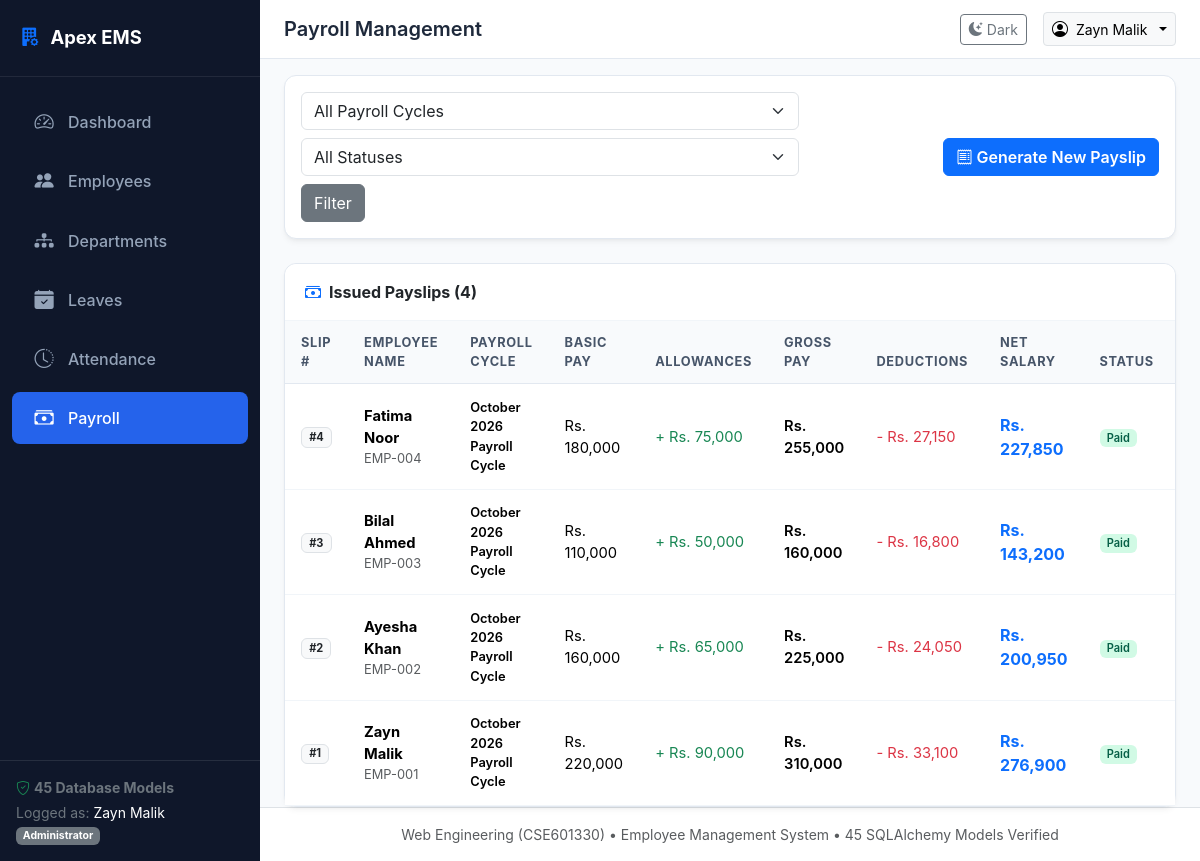
The page /payroll/ (signed in) on the database its author committed.
### models/payroll.py (models this page shows, shortened)
class PayrollRecord(db.Model):
    __tablename__ = 'payroll_records'
    id = db.Column(db.Integer, primary_key=True)
    employee_id = db.Column(db.Integer, db.ForeignKey('employees.id'), nullable=False)
    payroll_period_id = db.Column(db.Integer, db.ForeignKey('payroll_periods.id'), nullable=False)
    basic_salary = db.Column(db.Numeric(10, 2), nullable=False, default=0.00)
    total_allowances = db.Column(db.Numeric(10, 2), default=0.00)
    gross_salary = db.Column(db.Numeric(10, 2), nullable=False, default=0.00)
    total_deductions = db.Column(db.Numeric(10, 2), default=0.00)
    net_salary = db.Column(db.Numeric(10, 2), nullable=False, default=0.00)
    payment_status = db.Column(db.String(30), default='Unpaid')  # Unpaid, Paid, Pending
    payment_date = db.Column(db.Date, nullable=True)
    payment_method = db.Column(db.String(50), default='Bank Transfer')  # Bank Transfer, Cheque, Cash
    employee = db.relationship('Employee', back_populates='payroll_records')
    period = db.relationship('PayrollPeriod', back_populates='payroll_records')
    items = db.relationship('PayrollItemDetail', back_populates='payroll_record', cascade='all, delete-orphan', lazy=True)
    bonuses = db.relationship('EmployeeBonus', back_populates='payroll_record', lazy=True)

class PayrollPeriod(db.Model):
    __tablename__ = 'payroll_periods'
    id = db.Column(db.Integer, primary_key=True)
    period_name = db.Column(db.String(60), nullable=False)
    period_month = db.Column(db.Integer, nullable=False)
    period_year = db.Column(db.Integer, nullable=False)
    start_date = db.Column(db.Date, nullable=False)
    end_date = db.Column(db.Date, nullable=False)
    status = db.Column(db.String(30), default='Draft')  # Draft, Processing, Completed, Closed
    processed_date = db.Column(db.DateTime, nullable=True)
    payroll_records = db.relationship('PayrollRecord', back_populates='period', cascade='all, delete-orphan', lazy=True)

### models/employee.py (models this page shows, shortened)
class Employee(db.Model):
    __tablename__ = 'employees'
    id = db.Column(db.Integer, primary_key=True)
    employee_code = db.Column(db.String(20), unique=True, nullable=False)
    first_name = db.Column(db.String(60), nullable=False)
    last_name = db.Column(db.String(60), nullable=False)
    email = db.Column(db.String(120), unique=True, nullable=False)
    phone = db.Column(db.String(30), nullable=False)
    date_of_birth = db.Column(db.Date, nullable=False)
    gender = db.Column(db.String(20), nullable=False)  # Male, Female, Other
    hire_date = db.Column(db.Date, nullable=False, default=date.today)
    department_id = db.Column(db.Integer, db.ForeignKey('departments.id'), nullable=True)
    designation_id = db.Column(db.Integer, db.ForeignKey('designations.id'), nullable=True)
    employment_type = db.Column(db.String(30), default='Full-Time')  # Full-Time, Part-Time, Contract, Intern
    status = db.Column(db.String(30), default='Active')  # Active, On Leave, Terminated, Resigned
    created_at = db.Column(db.DateTime, default=datetime.utcnow)
    department = db.relationship('Department', foreign_keys=[department_id], back_populates='employees')
    designation = db.relationship('Designation', back_populates='employees')
    profile = db.relationship('EmployeeProfile', uselist=False, back_populates='employee', cascade='all, delete-orphan')
    emergency_contacts = db.relationship('EmployeeEmergencyContact', back_populates='employee', cascade='all, delete-orphan', lazy=True)
    education = db.relationship('EmployeeEducation', back_populates='employee', cascade='all, delete-orphan', lazy=True)
    experience = db.relationship('EmployeeExperience', back_populates='employee', cascade='all, delete-orphan', lazy=True)
    documents = db.relationship('EmployeeDocument', back_populates='employee', cascade='all, delete-orphan', lazy=True)
    bank_details = db.relationship('EmployeeBankDetail', back_populates='employee', cascade='all, delete-orphan', lazy=True)
    skills = db.relationship('EmployeeSkill', back_populates='employee', cascade='all, delete-orphan', lazy=True)
    notes = db.relationship('EmployeeNote', back_populates='employee', cascade='all, delete-orphan', lazy=True)
    assets = db.relationship('EmployeeAssetAssignment', back_populates='employee', cascade='all, delete-orphan', lazy=True)
    leave_requests = db.relationship('LeaveRequest', back_populates='employee', cascade='all, delete-orphan', lazy=True)
    leave_balances = db.relationship('LeaveBalance', back_populates='employee', cascade='all, delete-orphan', lazy=True)
    attendance_records = db.relationship('AttendanceRecord', back_populates='employee', cascade='all, delete-orphan', lazy=True)
    payroll_records = db.relationship('PayrollRecord', back_populates='employee', cascade='all, delete-orphan', lazy=True)
    salary_assignment = db.relationship('EmployeeSalaryAssignment', uselist=False, back_populates='employee', cascade='all, delete-orphan')
    user = db.relationship('User', uselist=False, back_populates='employee')
    @property
    def full_name(self):
        return f"{self.first_name} {self.last_name}"

### routes/payroll_routes.py (the view)
@payroll_bp.route('/', methods=['GET'])
@login_required
def list_payroll():
    period_id = request.args.get('period_id', '')
    status_filter = request.args.get('status', '').strip()
    query = PayrollRecord.query
    if period_id and period_id.isdigit():
        query = query.filter(PayrollRecord.payroll_period_id == int(period_id))
    if status_filter:
        query = query.filter(PayrollRecord.payment_status == status_filter)
    records = query.order_by(PayrollRecord.id.desc()).all()
    periods = PayrollPeriod.query.order_by(PayrollPeriod.id.desc()).all()
    return render_template(
        'payroll/list.html',
        records=records,
        periods=periods,
        selected_period_id=period_id,
        selected_status=status_filter
    )

### templates/payroll/list.html (shortened to what this page needs)
{% extends "base.html" %}
{% block page_title %}Payroll Management{% endblock %}
{% block content %}
<div class="card mb-4">
    <div class="card-body">
        <div class="d-flex flex-wrap justify-content-between align-items-center gap-3">
            <form method="GET" action="{{ url_for('payroll.list_payroll') }}" class="d-flex flex-wrap align-items-center gap-2">
                <select name="period_id" class="form-select" style="min-width: 220px;" onchange="this.form.submit()">
                    <option value="">All Payroll Cycles</option>
                </select>
                <select name="status" class="form-select" style="min-width: 160px;" onchange="this.form.submit()">
                    <option value="">All Statuses</option>
                </select>
                <button type="submit" class="btn btn-secondary">Filter</button>
            </form>
            <a href="{{ url_for('payroll.add') }}" class="btn btn-primary fw-semibold">
                <i class="bi bi-receipt me-1"></i>Generate New Payslip
            </a>
        </div>
    </div>
</div>
<div class="card">
    <div class="card-header d-flex justify-content-between align-items-center">
        <span class="fw-bold"><i class="bi bi-cash-stack text-primary me-2"></i>Issued Payslips ({{ records|length }})</span>
    </div>
    <div class="table-responsive">
        <table class="table table-hover align-middle mb-0">
            <thead>
                <tr>
                    <th>Slip #</th>
                    <th>Employee Name</th>
                    <th>Payroll Cycle</th>
                    <th>Basic Pay</th>
                    <th>Allowances</th>
                    <th>Gross Pay</th>
                    <th>Deductions</th>
                    <th>Net Salary</th>
                    <th>Status</th>
                    <th class="text-end">Actions</th>
                </tr>
            </thead>
            <tbody>
                {% for r in records %}
                <tr>
                    <td><span class="badge bg-light text-dark border">#{{ r.id }}</span></td>
                    <td>
                        <div class="fw-bold">{{ r.employee.full_name if r.employee else 'Unknown' }}</div>
                        <div class="small text-muted">{{ r.employee.employee_code if r.employee else '' }}</div>
                    </td>
                    <td>
                        <div class="small fw-semibold">{{ r.period.period_name if r.period else 'Period' }}</div>
                    </td>
                    <td>Rs. {{ "{:,.0f}".format(r.basic_salary) }}</td>
                    <td class="text-success">+ Rs. {{ "{:,.0f}".format(r.total_allowances) }}</td>
                    <td class="fw-semibold">Rs. {{ "{:,.0f}".format(r.gross_salary) }}</td>
                    <td class="text-danger">- Rs. {{ "{:,.0f}".format(r.total_deductions) }}</td>
                    <td>
                        <span class="fw-bold text-primary fs-6">Rs. {{ "{:,.0f}".format(r.net_salary) }}</span>
                    </td>
                    <td>
                        <span class="badge {% if r.payment_status == 'Paid' %}badge-paid{% elif r.payment_status == 'Unpaid' %}badge-rejected{% else %}badge-pending{% endif %}">
                            {{ r.payment_status }}
                        </span>
                    </td>
                    <td class="text-end">
                    </td>
                </tr>
                {% endfor %}
            </tbody>
        </table>
    </div>
</div>
{% endblock %}

### static/css/style.css (style rules this page uses)
:root { --primary-color: #2563eb; --primary-hover: #1d4ed8; --secondary-color: #475569; --success-color: #10b981; --danger-color: #ef4444; --warning-color: #f59e0b; --info-color: #06b6d4; --bg-light: #f8fafc; --sidebar-bg: #0f172a; --sidebar-hover: #1e293b; --sidebar-text: #94a3b8; --sidebar-active-text: #ffffff; --card-shadow: 0 4px 6px -1px rgba(0, 0, 0, 0.05), 0 2px 4px -2px rgba(0, 0, 0, 0.05); }
body { font-family: -apple-system, BlinkMacSystemFont, "Segoe UI", Roboto, "Helvetica Neue", Arial, sans-serif; background-color: var(--bg-light); color: #1e293b; min-height: 100vh; }
.card { border: 1px solid #e2e8f0; border-radius: 0.75rem; box-shadow: var(--card-shadow); transition: transform 0.2s, box-shadow 0.2s; }
.card-header { background-color: #ffffff; border-bottom: 1px solid #f1f5f9; font-weight: 600; padding: 1rem 1.25rem; border-top-left-radius: 0.75rem !important; border-top-right-radius: 0.75rem !important; }
.table thead th { background-color: #f8fafc; color: #475569; font-size: 0.8rem; text-transform: uppercase; letter-spacing: 0.05em; border-bottom: 1px solid #e2e8f0; padding: 0.75rem 1rem; }
.table tbody td { padding: 0.85rem 1rem; vertical-align: middle; border-bottom: 1px solid #f1f5f9; font-size: 0.92rem; }
.badge-paid { background-color: #d1fae5; color: #065f46; font-weight: 600; }

### rows shown on the page
PayrollRecord: id "4", employee "Fatima Noor", employee "EMP-004", period "October 2026 Payroll Cycle", basic_salary "180,000", total_allowances "75,000", gross_salary "255,000", total_deductions "27,150", net_salary "227,850", payment_status "Paid"
PayrollRecord: id "3", employee "Bilal Ahmed", employee "EMP-003", period "October 2026 Payroll Cycle", basic_salary "110,000", total_allowances "50,000", gross_salary "160,000", total_deductions "16,800", net_salary "143,200", payment_status "Paid"
PayrollRecord: id "2", employee "Ayesha Khan", employee "EMP-002", period "October 2026 Payroll Cycle", basic_salary "160,000", total_allowances "65,000", gross_salary "225,000", total_deductions "24,050", net_salary "200,950", payment_status "Paid"
PayrollRecord: id "1", employee "Zayn Malik", employee "EMP-001", period "October 2026 Payroll Cycle", basic_salary "220,000", total_allowances "90,000", gross_salary "310,000", total_deductions "33,100", net_salary "276,900", payment_status "Paid"

### other values the page prints
{{ current_user_name }} "Zayn Malik"
{{ current_role }} "Administrator"
{{ records|length }} "4"
